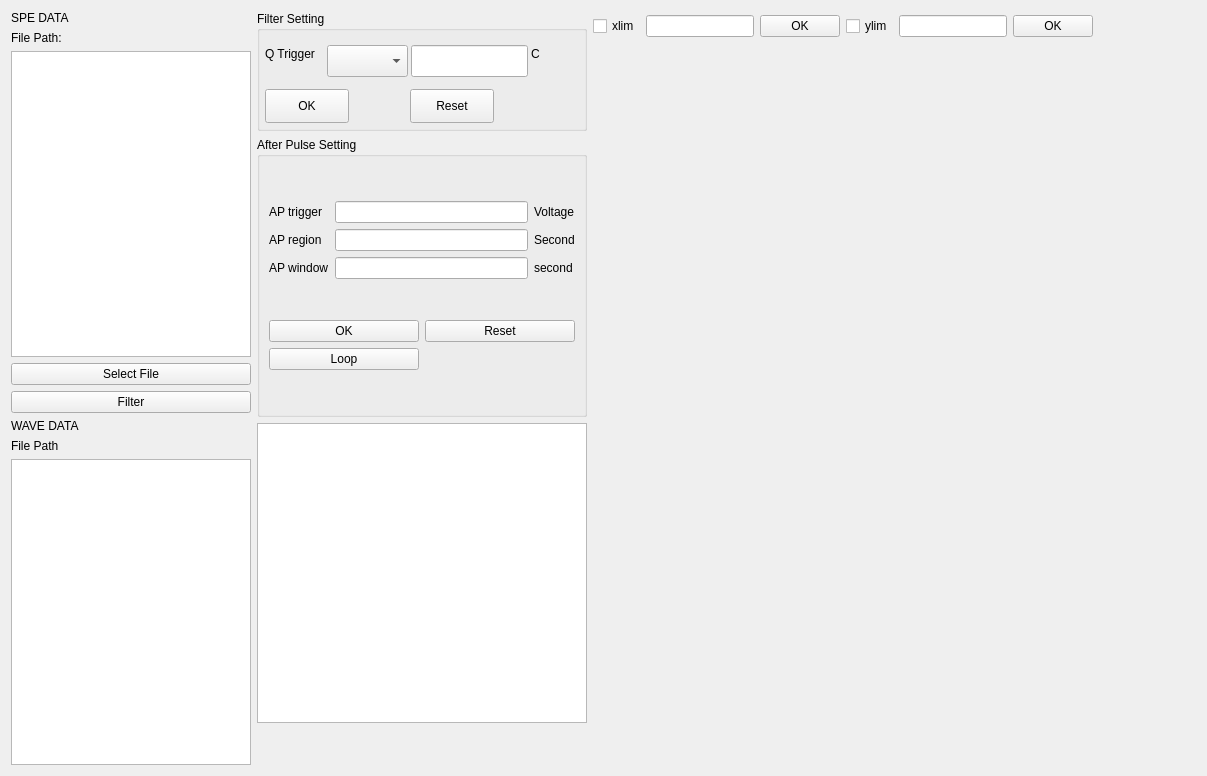
<?xml version="1.0" encoding="UTF-8"?>
<ui version="4.0">
 <class>Form</class>
 <widget class="QWidget" name="Form">
  <property name="geometry">
   <rect>
    <x>0</x>
    <y>0</y>
    <width>1207</width>
    <height>776</height>
   </rect>
  </property>
  <property name="windowTitle">
   <string>Form</string>
  </property>
  <layout class="QHBoxLayout" name="horizontalLayout_2">
   <item>
    <layout class="QVBoxLayout" name="verticalLayout_2">
     <item>
      <widget class="QLabel" name="label">
       <property name="text">
        <string>SPE DATA</string>
       </property>
      </widget>
     </item>
     <item>
      <widget class="QLabel" name="label_2">
       <property name="text">
        <string>File Path: </string>
       </property>
      </widget>
     </item>
     <item>
      <widget class="QListView" name="listView">
       <property name="sizePolicy">
        <sizepolicy hsizetype="Fixed" vsizetype="Expanding">
         <horstretch>0</horstretch>
         <verstretch>0</verstretch>
        </sizepolicy>
       </property>
       <property name="minimumSize">
        <size>
         <width>240</width>
         <height>0</height>
        </size>
       </property>
       <property name="maximumSize">
        <size>
         <width>240</width>
         <height>16777215</height>
        </size>
       </property>
      </widget>
     </item>
     <item>
      <widget class="QPushButton" name="pushButton_9">
       <property name="text">
        <string>Select File</string>
       </property>
      </widget>
     </item>
     <item>
      <widget class="QPushButton" name="pushButton">
       <property name="text">
        <string>Filter</string>
       </property>
      </widget>
     </item>
     <item>
      <widget class="QLabel" name="label_3">
       <property name="text">
        <string>WAVE DATA</string>
       </property>
      </widget>
     </item>
     <item>
      <widget class="QLabel" name="label_4">
       <property name="text">
        <string>File Path</string>
       </property>
      </widget>
     </item>
     <item>
      <widget class="QListView" name="listView_2">
       <property name="sizePolicy">
        <sizepolicy hsizetype="Fixed" vsizetype="Expanding">
         <horstretch>0</horstretch>
         <verstretch>0</verstretch>
        </sizepolicy>
       </property>
       <property name="minimumSize">
        <size>
         <width>240</width>
         <height>0</height>
        </size>
       </property>
       <property name="maximumSize">
        <size>
         <width>240</width>
         <height>16777215</height>
        </size>
       </property>
      </widget>
     </item>
    </layout>
   </item>
   <item>
    <layout class="QGridLayout" name="gridLayout_4">
     <item row="0" column="0">
      <widget class="QGroupBox" name="groupBox">
       <property name="sizePolicy">
        <sizepolicy hsizetype="Fixed" vsizetype="Fixed">
         <horstretch>0</horstretch>
         <verstretch>0</verstretch>
        </sizepolicy>
       </property>
       <property name="minimumSize">
        <size>
         <width>330</width>
         <height>120</height>
        </size>
       </property>
       <property name="maximumSize">
        <size>
         <width>330</width>
         <height>120</height>
        </size>
       </property>
       <property name="title">
        <string>Filter Setting</string>
       </property>
       <widget class="QLabel" name="label_5">
        <property name="geometry">
         <rect>
          <x>8</x>
          <y>34</y>
          <width>59</width>
          <height>18</height>
         </rect>
        </property>
        <property name="text">
         <string>Q Trigger</string>
        </property>
       </widget>
       <widget class="QComboBox" name="comboBox">
        <property name="geometry">
         <rect>
          <x>70</x>
          <y>34</y>
          <width>81</width>
          <height>32</height>
         </rect>
        </property>
       </widget>
       <widget class="QLineEdit" name="lineEdit_3">
        <property name="geometry">
         <rect>
          <x>154</x>
          <y>34</y>
          <width>117</width>
          <height>32</height>
         </rect>
        </property>
       </widget>
       <widget class="QLabel" name="label_6">
        <property name="geometry">
         <rect>
          <x>274</x>
          <y>34</y>
          <width>16</width>
          <height>18</height>
         </rect>
        </property>
        <property name="text">
         <string>C</string>
        </property>
       </widget>
       <widget class="QPushButton" name="pushButton_4">
        <property name="geometry">
         <rect>
          <x>8</x>
          <y>78</y>
          <width>84</width>
          <height>34</height>
         </rect>
        </property>
        <property name="text">
         <string>OK</string>
        </property>
       </widget>
       <widget class="QPushButton" name="pushButton_5">
        <property name="geometry">
         <rect>
          <x>153</x>
          <y>78</y>
          <width>84</width>
          <height>34</height>
         </rect>
        </property>
        <property name="text">
         <string>Reset</string>
        </property>
       </widget>
      </widget>
     </item>
     <item row="3" column="0">
      <spacer name="verticalSpacer">
       <property name="orientation">
        <enum>Qt::Vertical</enum>
       </property>
       <property name="sizeHint" stdset="0">
        <size>
         <width>20</width>
         <height>40</height>
        </size>
       </property>
      </spacer>
     </item>
     <item row="1" column="0">
      <widget class="QGroupBox" name="groupBox_2">
       <property name="sizePolicy">
        <sizepolicy hsizetype="Fixed" vsizetype="Fixed">
         <horstretch>0</horstretch>
         <verstretch>0</verstretch>
        </sizepolicy>
       </property>
       <property name="minimumSize">
        <size>
         <width>330</width>
         <height>280</height>
        </size>
       </property>
       <property name="maximumSize">
        <size>
         <width>330</width>
         <height>280</height>
        </size>
       </property>
       <property name="title">
        <string>After Pulse Setting</string>
       </property>
       <layout class="QVBoxLayout" name="verticalLayout">
        <item>
         <layout class="QGridLayout" name="gridLayout_2">
          <item row="0" column="0">
           <widget class="QLabel" name="label_7">
            <property name="text">
             <string>AP trigger</string>
            </property>
           </widget>
          </item>
          <item row="0" column="1">
           <widget class="QLineEdit" name="lineEdit_4"/>
          </item>
          <item row="0" column="2">
           <widget class="QLabel" name="label_8">
            <property name="text">
             <string>Voltage</string>
            </property>
           </widget>
          </item>
          <item row="1" column="0">
           <widget class="QLabel" name="label_9">
            <property name="text">
             <string>AP region</string>
            </property>
           </widget>
          </item>
          <item row="1" column="1">
           <widget class="QLineEdit" name="lineEdit_5"/>
          </item>
          <item row="1" column="2">
           <widget class="QLabel" name="label_10">
            <property name="text">
             <string>Second</string>
            </property>
           </widget>
          </item>
          <item row="2" column="0">
           <widget class="QLabel" name="label_11">
            <property name="text">
             <string>AP window</string>
            </property>
           </widget>
          </item>
          <item row="2" column="1">
           <widget class="QLineEdit" name="lineEdit_6"/>
          </item>
          <item row="2" column="2">
           <widget class="QLabel" name="label_12">
            <property name="text">
             <string>second</string>
            </property>
           </widget>
          </item>
         </layout>
        </item>
        <item>
         <layout class="QGridLayout" name="gridLayout_3">
          <item row="0" column="0">
           <widget class="QPushButton" name="pushButton_6">
            <property name="text">
             <string>OK</string>
            </property>
           </widget>
          </item>
          <item row="0" column="1">
           <widget class="QPushButton" name="pushButton_7">
            <property name="text">
             <string>Reset</string>
            </property>
           </widget>
          </item>
          <item row="1" column="0">
           <widget class="QPushButton" name="pushButton_8">
            <property name="text">
             <string>Loop</string>
            </property>
           </widget>
          </item>
         </layout>
        </item>
       </layout>
      </widget>
     </item>
     <item row="2" column="0">
      <widget class="QTextEdit" name="textEdit">
       <property name="sizePolicy">
        <sizepolicy hsizetype="Fixed" vsizetype="Expanding">
         <horstretch>0</horstretch>
         <verstretch>0</verstretch>
        </sizepolicy>
       </property>
       <property name="minimumSize">
        <size>
         <width>330</width>
         <height>300</height>
        </size>
       </property>
       <property name="maximumSize">
        <size>
         <width>330</width>
         <height>16777215</height>
        </size>
       </property>
      </widget>
     </item>
    </layout>
   </item>
   <item>
    <layout class="QVBoxLayout" name="verticalLayout_3">
     <item>
      <layout class="QHBoxLayout" name="horizontalLayout">
       <item>
        <widget class="QCheckBox" name="checkBox">
         <property name="text">
          <string>xlim</string>
         </property>
        </widget>
       </item>
       <item>
        <widget class="QLineEdit" name="lineEdit"/>
       </item>
       <item>
        <widget class="QPushButton" name="pushButton_2">
         <property name="text">
          <string>OK</string>
         </property>
        </widget>
       </item>
       <item>
        <widget class="QCheckBox" name="checkBox_2">
         <property name="text">
          <string>ylim</string>
         </property>
        </widget>
       </item>
       <item>
        <widget class="QLineEdit" name="lineEdit_2"/>
       </item>
       <item>
        <widget class="QPushButton" name="pushButton_3">
         <property name="text">
          <string>OK</string>
         </property>
        </widget>
       </item>
       <item>
        <spacer name="horizontalSpacer">
         <property name="orientation">
          <enum>Qt::Horizontal</enum>
         </property>
         <property name="sizeHint" stdset="0">
          <size>
           <width>30</width>
           <height>31</height>
          </size>
         </property>
        </spacer>
       </item>
      </layout>
     </item>
     <item>
      <widget class="QWidget" name="widget_2" native="true"/>
     </item>
     <item>
      <widget class="QWidget" name="widget" native="true"/>
     </item>
    </layout>
   </item>
  </layout>
 </widget>
 <resources/>
 <connections/>
</ui>
